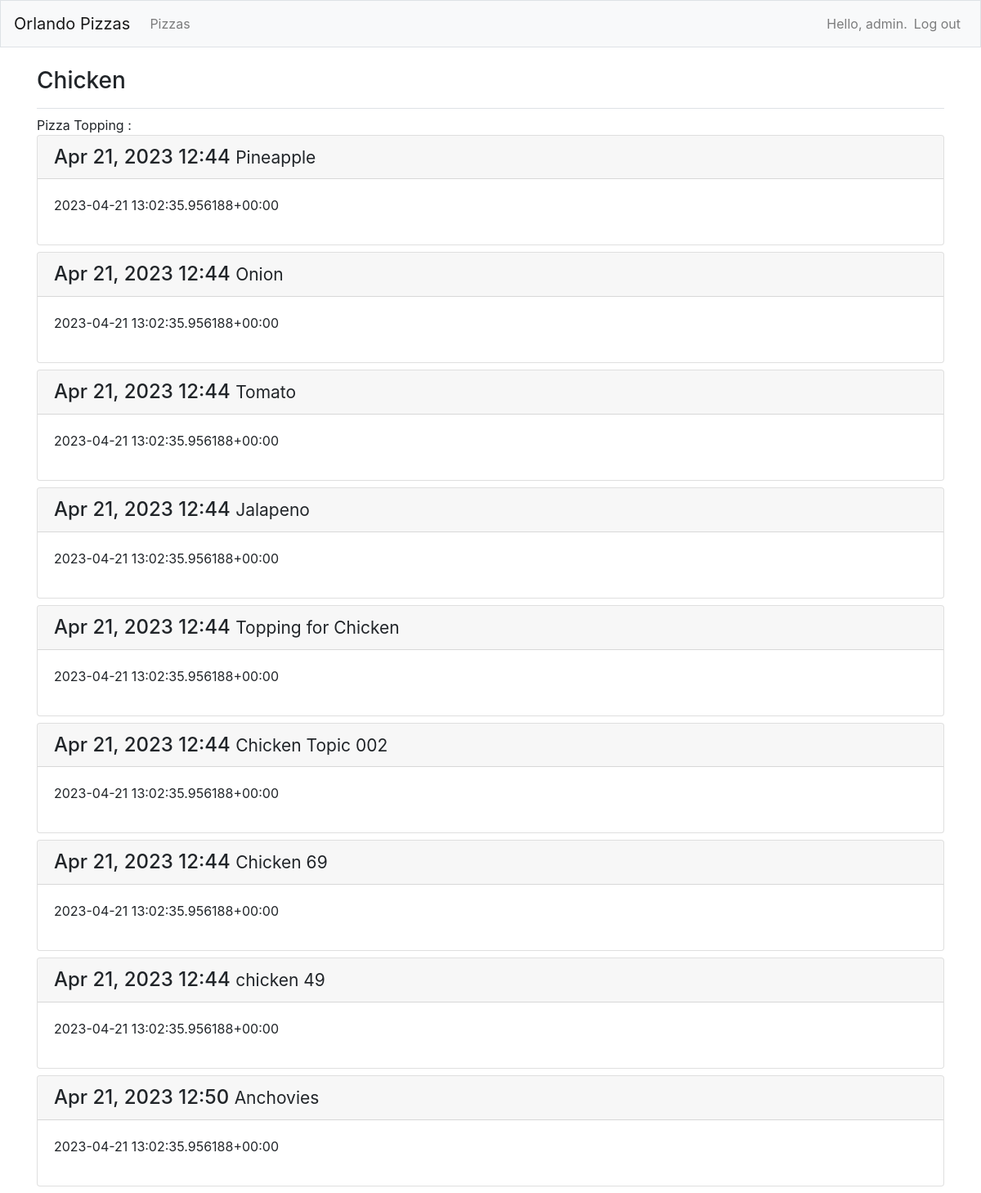
/pizza/1/ (signed in), run on the app's committed database.
### orlando_pizzas/models.py (models this page shows)
class Pizza (models.Model):
    name = models.CharField(max_length=25)
    date_added = models.DateTimeField(auto_now=True)
    def __str__(self):
        return self.name

class Toppings (models.Model):
    pizza = models.ForeignKey(Pizza,on_delete=models.CASCADE)
    text = models.CharField(max_length=25)
    date_added = models.DateTimeField(auto_now=True)
    toppping_name = models.CharField(max_length=25,default='Default')

### orlando_pizzas/views.py (the view)
# urls.py: path('pizza/<int:pizza_id>/', views.getPizzaById, name='pizza_toppings'),
def getPizzaById(request, pizza_id):
    try:
        pizza = Pizza.objects.get(id=pizza_id)
        print(f'INSIDE of PIZZA and TOPPINGS  !!!!!!!!!!{pizza}')
        toppings = Toppings.objects.filter(pizza_id=pizza_id).all()
        context = {'toppings': toppings , 'pizza':pizza}
        shortcut = render(request, 'orlando_pizzas/pizza_toppings.html', context)
    except Exception:
        shortcut = render(request, 'orlando_pizzas/errors.html')
    return shortcut

### orlando_pizzas/templates/orlando_pizzas/pizza_toppings.html
{% extends "orlando_pizzas/base.html" %}
{% block page_header %}
    <h3>
        {{pizza}}
    </h3>
 {% endblock page_header %}
{% block content %}
 Pizza Topping :
    {% for topping in toppings %}
        <div class="card mb-2">
            <h4 class="card-header">
                {{topping.date_added |date:'M d, Y H:i' }}
                <small>
                    {{topping.toppping_name}}
                </small>
            </h4>
            <div class="card-body">
                {{ topping.text|linebreaks }}
            </div>
        </div>
    {% endfor %}
{% endblock content %}

### orlando_pizzas/templates/orlando_pizzas/base.html (shortened to what this page needs)
{% load bootstrap4 %}
<!doctype html>
<html lang="en">
<head>
     {% bootstrap_css %}
</head>
<body>
     <nav class="navbar navbar-expand-md navbar-light bg-light mb-4 border">
     <a class="navbar-brand" href="{% url 'orlando_pizzas:index'%}">Orlando Pizzas</a>
     <div class="collapse navbar-collapse" id="navbarCollapse">
          <ul class="navbar-nav mr-auto">
         <li class="nav-item">
           <a class="nav-link" href="{% url 'orlando_pizzas:pizza'%}">
                Pizzas </a>
         </li>
          </ul>
          <ul class="navbar-nav ml-auto">
         {% if user.is_authenticated %}
             <li class="nav-item">
             <span class="navbar-text">Hello, {{ user.username }}.</span>
             </li>
             <li class="nav-item">
               <a class="nav-link" href="{% url 'users:logout' %}">Log out</a>
             </li>
           {% else %}
             <li class="nav-item">
               <a class="nav-link" href="{% url 'users:register' %}">Register</a>
             </li>
             <li class="nav-item">
               <a class="nav-link" href="{% url 'users:login' %}">Log in</a></li>
           {% endif %}
         </ul>
     </div>
     </nav>
     <main role="main" class="container">
     <div class="pb-2 mb-2 border-bottom">
         {% block page_header %}{% endblock page_header %}
       </div>
     <div>
         {% block content %}{% endblock content %}
       </div>
     </main>
   </body>
   </html>

### data on the page
Pizza: name "Chicken"
Toppings: date_added "Apr 21, 2023 12:44", toppping_name "Pineapple", text "2023-04-21 13:02:35.956188+00:00"
Toppings: date_added "Apr 21, 2023 12:44", toppping_name "Onion", text "2023-04-21 13:02:35.956188+00:00"
Toppings: date_added "Apr 21, 2023 12:44", toppping_name "Tomato", text "2023-04-21 13:02:35.956188+00:00"
Toppings: date_added "Apr 21, 2023 12:44", toppping_name "Jalapeno", text "2023-04-21 13:02:35.956188+00:00"
Toppings: date_added "Apr 21, 2023 12:44", toppping_name "Topping for Chicken", text "2023-04-21 13:02:35.956188+00:00"
Toppings: date_added "Apr 21, 2023 12:44", toppping_name "Chicken Topic 002", text "2023-04-21 13:02:35.956188+00:00"
Toppings: date_added "Apr 21, 2023 12:44", toppping_name "Chicken 69", text "2023-04-21 13:02:35.956188+00:00"
Toppings: date_added "Apr 21, 2023 12:44", toppping_name "chicken 49", text "2023-04-21 13:02:35.956188+00:00"
Toppings: date_added "Apr 21, 2023 12:50", toppping_name "Anchovies", text "2023-04-21 13:02:35.956188+00:00"

### other printed values
{{ user.username }} "admin"
